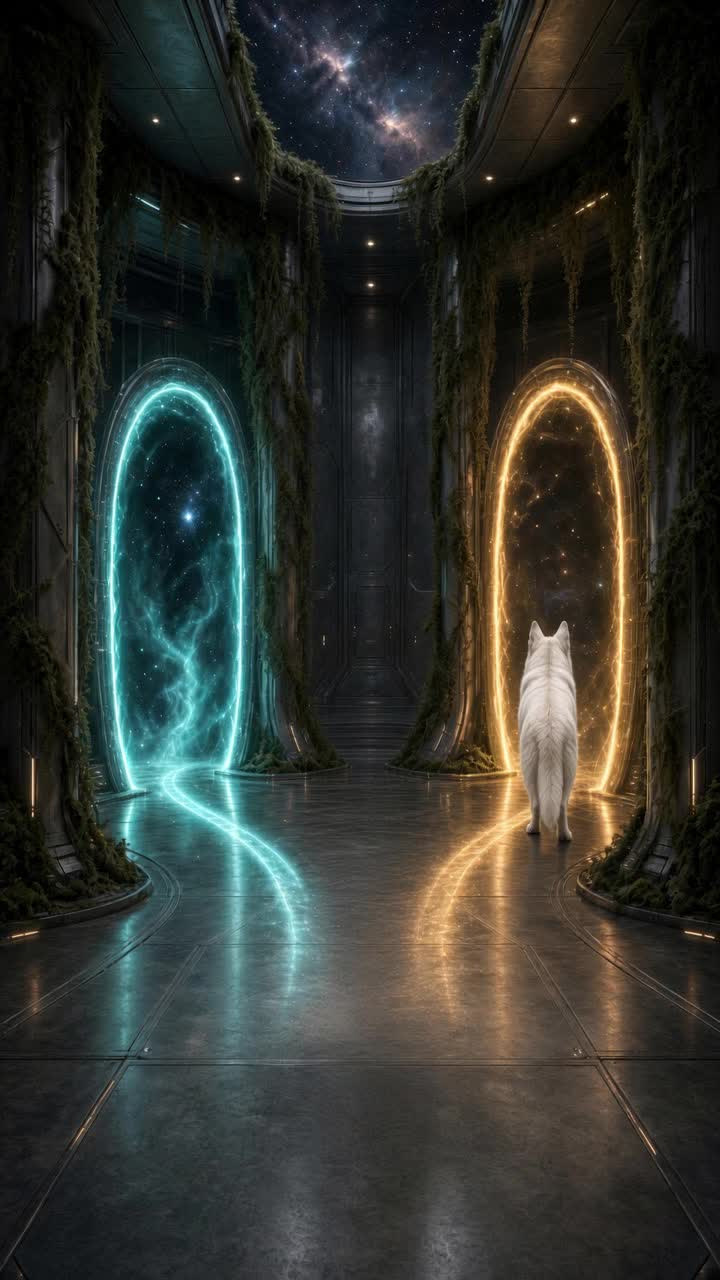
#> input picture .smoke/example-at-b-tiny/still.jpg, 720 x 1280 px
$ python -i masks_auto.py   (imports and definitions only)
#> lines starting #> are read from the running program, lines starting #| are printed output that depends on the picture; after the words box and inside, x2 and y2 are one past the last pixel; in counts of white or black regions, pixels touching at a corner belong together
### tools/common/vision_models.py
#!/usr/bin/env python3
"""Shared CPU vision models. One process loads each net once. Depth and masks
are cached on disk by the image bytes hash, so the next caller does not run the net again.

Weights live outside the git repo (default /workspace/models/vision). The module checks
free disk before a download and refuses to fill the volume.

DEFAULT_DEPTH is MoGe-2 (MIT). Depth Anything V2 Large is an explicit internal
comparison (`depth_dav2` / `load_dav2_large`). Do not write that map into a shipped
or posted output. SAM2 small + base live here too.

  python3 tools/common/vision_models.py status
  python3 tools/common/vision_models.py ensure
"""
import hashlib
import json
import os
import shutil
import sys
import time
import urllib.request

import numpy as np

HERE = os.path.dirname(os.path.abspath(__file__))
ROOT = os.path.abspath(os.path.join(HERE, "..", ".."))
WEIGHTS = os.environ.get("VISION_MODELS_DIR", "/workspace/models/vision")
SRC = os.path.join(WEIGHTS, "src")
CACHE = os.path.join(WEIGHTS, "cache")
# Leave this much free after a download. The four nets together are about 3 GB.
RESERVE_BYTES = 4 * 1024 ** 3
# Licence 2026-10-11 12:25: MoGe-2 is the default depth. Large is internal only.
DEFAULT_DEPTH = "moge-2"

# Sizes checked against the publishers (2026-10-11). A short file is not a model.
CATALOG = {
    "dav2-large": {
        "file": "depth_anything_v2_vitl.pth",
        "bytes": 1341395338,
        "url": "https://huggingface.co/depth-anything/Depth-Anything-V2-Large/resolve/main/depth_anything_v2_vitl.pth",
        "role": "depth",
    },
    "moge-2": {
        "file": "moge-2-vitl.pt",
        "bytes": 1305030700,
        "url": "https://huggingface.co/Ruicheng/moge-2-vitl/resolve/main/model.pt",
        "role": "depth",
    },
    "sam2-small": {
        "file": "sam2.1_hiera_small.pt",
        "bytes": 184416285,
        "url": "https://dl.fbaipublicfiles.com/segment_anything_2/092824/sam2.1_hiera_small.pt",
        "role": "mask",
    },
    "sam2-base": {
        "file": "sam2.1_hiera_base_plus.pt",
        "bytes": 323606802,
        "url": "https://dl.fbaipublicfiles.com/segment_anything_2/092824/sam2.1_hiera_base_plus.pt",
        "role": "mask",
    },
}

_LOADED = {}
_ORT = {}


def disk_free(path):
    probe = path if os.path.isdir(path) else os.path.dirname(path) or "/"
    os.makedirs(probe, exist_ok=True)
    return shutil.disk_usage(probe).free


def assert_space(need_bytes, path=WEIGHTS):
    free = disk_free(path)
    if free < int(need_bytes) + RESERVE_BYTES:
        raise RuntimeError(
            f"disk too low for vision weights: free {free} bytes, need {need_bytes} plus {RESERVE_BYTES} reserve"
        )
    return free


def weight_path(name):
    spec = CATALOG[name]
    return os.path.join(WEIGHTS, spec["file"])


# [14 lines left out: function status, not called in this run]


def ensure(name, download=True):
    """Return the weight path. Download only when the file is missing or short, and only if disk allows."""
    spec = CATALOG[name]
    path = weight_path(name)
    os.makedirs(WEIGHTS, exist_ok=True)
    size = os.path.getsize(path) if os.path.isfile(path) else 0
    if size == spec["bytes"]:
        return path
    if not download:
        raise FileNotFoundError(f"{name} missing at {path} ({size} bytes, expected {spec['bytes']})")
    if size and size != spec["bytes"]:
        os.remove(path)
        size = 0
    assert_space(spec["bytes"] - size, WEIGHTS)
    tmp = path + ".partial"
    print(f"download {name} -> {path}", file=sys.stderr)
    urllib.request.urlretrieve(spec["url"], tmp)
    got = os.path.getsize(tmp)
    if got != spec["bytes"]:
        os.remove(tmp)
        raise RuntimeError(f"{name} downloaded {got} bytes, expected {spec['bytes']}")
    os.replace(tmp, path)
    return path


def image_hash(path):
    h = hashlib.sha256()
    with open(path, "rb") as f:
        for chunk in iter(lambda: f.read(1 << 20), b""):
            h.update(chunk)
    return h.hexdigest()


def _cache_file(kind, model, digest, extra):
    tag = hashlib.sha256(f"{kind}|{model}|{extra}".encode()).hexdigest()[:16]
    folder = os.path.join(CACHE, digest[:2], digest)
    os.makedirs(folder, exist_ok=True)
    return os.path.join(folder, f"{kind}-{model}-{tag}.npy")


def cached_array(kind, model, image_path, extra, compute):
    """Load-once cache. compute() runs only on a miss. Returns (array, hit, seconds)."""
    digest = image_hash(image_path)
    path = _cache_file(kind, model, digest, extra)
    t0 = time.perf_counter()
    if os.path.isfile(path):
        arr = np.load(path)
        return arr, True, time.perf_counter() - t0
    arr = np.asarray(compute())
    # np.save appends ".npy" unless the name already ends with it. Write a sibling, then replace.
    tmp = path + ".writing.npy"
    np.save(tmp, arr)
    os.replace(tmp, path)
    return arr, False, time.perf_counter() - t0


def _stub_imports():
    """MoGe and Depth Anything import optional stacks this box does not have. Stub them
    before the first import so CPU load still works. Real torch stays real."""
    import types
    if "cv2" not in sys.modules:
        cv2 = types.ModuleType("cv2")
        cv2.INTER_CUBIC = 2
        cv2.INTER_AREA = 3
        cv2.COLOR_BGR2RGB = 4
        sys.modules["cv2"] = cv2
    if "torchvision" not in sys.modules:
        try:
            import torchvision  # noqa: F401
        except Exception:
            tv = types.ModuleType("torchvision")
            tr = types.ModuleType("torchvision.transforms")

            class _Compose:
                def __init__(self, steps):
                    self.steps = steps

                # [4 lines left out: function __call__, not called in this run]

            class _Resize:
                def __init__(self, size, *a, **k):
                    self.size = size

                def __call__(self, x):
                    return x

            class _Normalize:
                def __init__(self, mean, std, inplace=False):
                    self.mean = mean
                    self.std = std

                def __call__(self, x):
                    return x

            class _ToTensor:
                def __call__(self, pic):
                    return pic

            tr.Compose = _Compose
            tr.Resize = _Resize
            tr.Normalize = _Normalize
            tr.ToTensor = _ToTensor
            tv.transforms = tr
            sys.modules["torchvision"] = tv
            sys.modules["torchvision.transforms"] = tr
            sys.modules["torchvision.transforms.functional"] = types.ModuleType("torchvision.transforms.functional")
    if "huggingface_hub" not in sys.modules:
        try:
            import huggingface_hub  # noqa: F401
        except Exception:
            hub = types.ModuleType("huggingface_hub")

            def hf_hub_download(*_a, **_k):
                raise RuntimeError("vision weights are local; hub download is off")

            hub.hf_hub_download = hf_hub_download
            sys.modules["huggingface_hub"] = hub
    if "utils3d" not in sys.modules:
        try:
            import utils3d  # noqa: F401
        except Exception:
            import torch
            u = types.ModuleType("utils3d")
            pt = types.ModuleType("utils3d.pt")
            npmod = types.ModuleType("utils3d.np")

            # [9 lines left out: function intrinsics_from_focal_center, not called in this run]

            def depth_map_to_point_map(depth, intrinsics=None):
                return depth.unsqueeze(-1).expand(*depth.shape, 3).clone()

            pt.intrinsics_from_focal_center = intrinsics_from_focal_center
            pt.depth_map_to_point_map = depth_map_to_point_map
            u.pt = pt
            u.np = npmod
            sys.modules["utils3d"] = u
            sys.modules["utils3d.pt"] = pt
            sys.modules["utils3d.np"] = npmod
    if "scipy" not in sys.modules or "scipy.optimize" not in sys.modules:
        try:
            import scipy.optimize  # noqa: F401
            import scipy.signal  # noqa: F401
        except Exception:
            for name in list(sys.modules):
                if name == "scipy" or name.startswith("scipy."):
                    del sys.modules[name]
            import site
            user = site.getusersitepackages()
            if user and user not in sys.path and os.path.isdir(user):
                sys.path.append(user)
        try:
            import scipy.optimize  # noqa: F401
            import scipy.signal  # noqa: F401
        except Exception:
            scipy = types.ModuleType("scipy")
            signal = types.ModuleType("scipy.signal")

            def fftconvolve(*_a, **_k):
                raise RuntimeError("scipy is not installed; the CPU depth path does not call fftconvolve")

            signal.fftconvolve = fftconvolve
            scipy.signal = signal
            sys.modules["scipy"] = scipy
            sys.modules["scipy.signal"] = signal


def _torch():
    import torch
    torch.set_grad_enabled(False)
    return torch


# [68 lines left out: functions load_dav2_large, _prep_dav2, depth_dav2_rgb, depth_dav2, not called in this run]


def load_moge2():
    if "moge-2" in _LOADED:
        return _LOADED["moge-2"]
    _stub_imports()
    _torch()
    if SRC not in sys.path:
        sys.path.insert(0, SRC)
    from moge.model.v2 import MoGeModel
    model = MoGeModel.from_pretrained(ensure("moge-2"))
    model.eval()
    _LOADED["moge-2"] = model
    return model


def depth_moge(image_path, side=256, fov_x=None, resolution_level=0, full=False):
    """MoGe-2 metric camera-Z in metres. full=True resamples to the source pixel size."""
    def compute():
        import torch
        from PIL import Image
        model = load_moge2()
        im = Image.open(image_path).convert("RGB")
        w0, h0 = im.size
        im.thumbnail((side, side))
        rgb = np.asarray(im, np.float32) / 255.0
        tensor = torch.from_numpy(rgb.transpose(2, 0, 1).copy())
        with torch.inference_mode():
            out = model.infer(
                tensor,
                resolution_level=resolution_level,
                use_fp16=False,
                force_projection=False,
                apply_mask=False,
                fov_x=fov_x,
            )
        depth = out["depth"]
        if depth.ndim == 3:
            depth = depth[0]
        arr = depth.detach().cpu().numpy().astype(np.float32)
        if full and arr.shape != (h0, w0):
            arr = np.asarray(
                Image.fromarray(arr).resize((w0, h0), Image.Resampling.BILINEAR),
                np.float32,
            )
        return arr

    tag = f"side{side}-lv{resolution_level}-fov{fov_x}-full{int(full)}"
    return cached_array("depth", "moge-2", image_path, tag, compute)


# [5 lines left out: function load_default_depth, not called in this run]


def depth_default(image_path, side=256):
    """Cached MoGe-2 depth. Larger values are farther (metres)."""
    if DEFAULT_DEPTH != "moge-2":
        raise RuntimeError(f"default depth must stay moge-2, got {DEFAULT_DEPTH}")
    return depth_moge(image_path, side)


# [130 lines left out: functions _patch_sam2_transforms, load_sam2, mask_sam2, load_depth_session, main, not called in this run]


# [2 lines that do not run on import are left out]

### tools/terrain-from-key/masks_auto.py
"""Ground / relief / sky masks from the key image itself (no zone colour rules).

Models (licence-clean, both optional): MoGe-2 (MIT) metric depth -> ground plane fit on the near band; SAM2 (Apache)
box prompt on that plane refines the ground outline. Without weights (offline selftests) a Lab colour-cluster split is
used: clusters that own the bottom band are ground, the cluster that owns the top band and touches the top edge is sky.
Returns dict(ground, sky, relief: bool HxW, disp: float HxW 0..1 near=1, horizon: row fraction, method: str).
"""
from __future__ import annotations

import math
import os
import sys
from pathlib import Path

import numpy as np
from PIL import Image
from scipy import ndimage as ndi

HERE = Path(__file__).resolve().parent


def _lab(rgb):
    c = rgb.astype(np.float32) / 255.0
    c = np.where(c > 0.04045, ((c + 0.055) / 1.055) ** 2.4, c / 12.92)
    M = np.array([[0.4124, 0.3576, 0.1805], [0.2126, 0.7152, 0.0722], [0.0193, 0.1192, 0.9505]], np.float32)
    xyz = c @ M.T / np.array([0.9505, 1.0, 1.089], np.float32)
    f = np.where(xyz > 0.008856, np.cbrt(xyz), 7.787 * xyz + 16 / 116)
    return np.stack([116 * f[..., 1] - 16, 500 * (f[..., 0] - f[..., 1]), 200 * (f[..., 1] - f[..., 2])], -1)


def _kmeans(x, k=5, it=12, seed=0):
    rng = np.random.default_rng(seed)
    c = x[rng.choice(len(x), k, replace=False)]
    for _ in range(it):
        lab = ((x[:, None] - c[None]) ** 2).sum(2).argmin(1)
        for j in range(k):
            if (lab == j).any(): c[j] = x[lab == j].mean(0)
    return lab, c


def horizon_of(ground):
    h, w = ground.shape
    tops = [np.argmax(ground[:, x]) for x in range(int(w * 0.3), int(w * 0.7)) if ground[:, x].any()]
    return float(np.median(tops)) / h if tops else 0.5


def _clean(m, it=1):
    m = ndi.binary_opening(m, iterations=it)
    return ndi.binary_fill_holes(m)


def colour_split(rgb):
    h, w = rgb.shape[:2]
    small = np.asarray(Image.fromarray(rgb).resize((160, max(2, int(160 * h / w))), Image.Resampling.BILINEAR))
    sh, sw = small.shape[:2]
    lab, _ = _kmeans(_lab(small).reshape(-1, 3), 5)
    L = lab.reshape(sh, sw)
    bot = np.bincount(L[int(sh * 0.85):].ravel(), minlength=5) / L[int(sh * 0.85):].size
    tb = L[: max(1, int(sh * 0.22))]
    top = np.bincount(tb.ravel(), minlength=5) / tb.size
    gk = [j for j in range(5) if bot[j] > 0.15]
    sk = [j for j in range(5) if top[j] > 0.12 and j not in gk]
    ground = np.isin(L, gk)
    sky = np.isin(L, sk)
    lab_sky, _ = ndi.label(sky)
    keep = set(lab_sky[0][lab_sky[0] > 0].tolist())
    sky = np.isin(lab_sky, list(keep)) if keep else np.zeros_like(sky)
    # ground must connect to the bottom edge
    lg, _ = ndi.label(ground); kb = set(lg[-1][lg[-1] > 0].tolist())
    ground = np.isin(lg, list(kb)) if kb else ground
    up = lambda m: np.asarray(Image.fromarray(m.astype(np.uint8) * 255).resize((w, h), Image.Resampling.NEAREST)) > 127
    yy = np.linspace(1, 0, h, dtype=np.float32)[:, None] * np.ones((1, w), np.float32)
    return up(_clean(ground)), up(sky), 1.0 - yy  # disp proxy: lower = nearer


# [12 lines left out: function moge_sky, not called in this run]


def depth_split(key_path, rgb, fov_deg, use_sam=True):
    sys.path.insert(0, str(HERE.parent / "common")); sys.path.insert(0, str(HERE.parent))
    import vision_models as vm
    depth, _hit, _s = vm.depth_default(str(key_path), 256)
    d = np.asarray(depth, np.float32); dh, dw = d.shape
    fin = np.isfinite(d) & (d > 0)
    far = np.nanpercentile(d[fin], 97) if fin.any() else 1.0
    f = (dw / 2) / math.tan(math.radians(fov_deg) / 2)
    ys, xs = np.mgrid[0:dh, 0:dw].astype(np.float32)
    X = (xs - dw / 2) / f * d; Y = -(ys - dh / 2) / f * d; Z = d
    band = fin & (ys > dh * 0.35) & (d < np.nanpercentile(d[fin], 80))  # lower frame, not the far wall
    A = np.stack([X[band], Z[band], np.ones(band.sum())], 1); n = None
    best = None; rng = np.random.default_rng(0)
    tol = 0.3 + 0.05 * Z[band]
    for _ in range(400):  # RANSAC plane Y = a X + b Z + c, near-horizontal only (ground, not a wall)
        idx = rng.choice(len(A), 3, replace=False)
        try: p = np.linalg.solve(A[idx], Y[band][idx])
        except np.linalg.LinAlgError: continue
        if abs(p[0]) > 0.35 or abs(p[1]) > 0.6 or p[2] > 0: continue  # the camera stands above its ground
        inl = np.abs(A @ p - Y[band]) < tol
        if best is None or inl.sum() > best[1]: best = (p, inl.sum())
    p = best[0]
    res = np.abs(p[0] * X + p[1] * Z + p[2] - Y)
    if best is None: raise RuntimeError("no ground plane")
    ground = fin & (res < 0.3 + 0.05 * d) & (d < far)
    # sky: the colour clusters owning the top band, top-connected, AND far (or no depth)
    cg, cs, _ = colour_split(np.asarray(Image.fromarray(rgb).resize((dw, dh), Image.Resampling.BILINEAR)))
    try: sky = moge_sky(vm, key_path); sky = sky if sky.shape == d.shape else cs
    except Exception: sky = cs & ((~fin) | (d >= np.nanpercentile(d[fin], 50)))  # far != sky (the spire is far)
    lab_s, _ = ndi.label(sky); keep = set(lab_s[0][lab_s[0] > 0].tolist()); sky = np.isin(lab_s, list(keep)) if keep else sky
    lg, _ = ndi.label(_clean(ground)); kb = set(lg[-1][lg[-1] > 0].tolist()); ground = np.isin(lg, list(kb)) if kb else ground
    h, w = rgb.shape[:2]
    up = lambda m: np.asarray(Image.fromarray(m.astype(np.uint8) * 255).resize((w, h), Image.Resampling.NEAREST)) > 127
    G, S = up(ground), up(sky); method = "moge-2"
    if use_sam and G.any():
        ys_, xs_ = np.where(G); box = [float(xs_.min()), float(ys_.min()), float(xs_.max()), float(h - 1)]
        try:
            sam, _h, _s = vm.mask_sam2(str(key_path), "small", box=box); sam = np.asarray(sam).astype(bool)
            if sam.shape != G.shape: sam = up(sam)
            if (sam & G).sum() > 0.5 * G.sum(): G = G & sam; method += "+sam2"
        except Exception as e:  # SAM2 is a refinement only
            method += f" (sam2 skipped: {type(e).__name__})"
    disp = np.where(fin, 1 - np.clip(d / far, 0, 1), 0).astype(np.float32)
    disp = np.asarray(Image.fromarray((disp * 255).astype(np.uint8)).resize((w, h), Image.Resampling.BILINEAR), np.float32) / 255
    return G, S, disp, method


def auto_masks(key_path, cfg=None, offline=None):
#> called with key_path = '../../.smoke/example-at-b-tiny/still.jpg'
    cfg = cfg or {}; rgb = np.asarray(Image.open(key_path).convert("RGB"))
#> in auto_masks, rgb is the input picture: shape (1280, 720, 3); mean R, G, B 50.1, 53, 47.3
    offline = offline if offline is not None else os.environ.get("TFK_OFFLINE") == "1"
    method = "colour-cluster"
    if not offline:
        try:
            G, S, disp, method = depth_split(key_path, rgb, cfg.get("fovDeg", 48), cfg.get("sam2", "small") is not None)
        except Exception as e:
            print(f"[masks_auto] depth model unavailable ({type(e).__name__}: {str(e)[:120]}); colour-cluster fallback")
            G, S, disp = colour_split(rgb); method = "colour-cluster (fallback)"
#> in _lab, `return np.stack([116 * f[..., 1] - 16, 500 * (f[..., 0] - f[..., 1]), ..`:
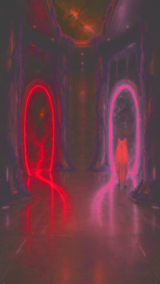
#> returned value: shape (284, 160, 3) float32; mean of channels 0, 1, 2 21.3, -1.5, 3.1; drawn with min black and max white
#> in _kmeans, `c = x[rng.choice(len(x), k, replace=False)]`: c = [[16.21, 3.33, 14.22], [81.43, -24.64, -7.25], [11.22, -3.44, 7.16], [12.23, -3.22, 6.48], [23.04, -0.447, 2.66]]
#> after the loop in _kmeans, `for _ in range(it):`: c = [[53.51, 8.72, 26.19], [65.12, -18.85, -6.57], [7.41, -1.22, 0.959], [21.16, 0.777, 6.36], [31.87, -4.99, -2.74]]
#> in colour_split, `L = lab.reshape(sh, sw)`:
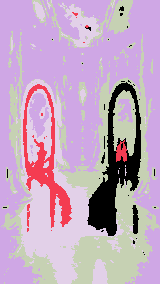
#> L: shape (284, 160) int64; 5 distinct labels, from 0 to 4; one colour per label, 0 black
#> in colour_split, `bot = np.bincount(L[int(sh * 0.85):].ravel(), minlength=5) / L[int(sh ..`: bot = [0.00116, 0, 0.264, 0.475, 0.26]
#> in colour_split, `tb = L[: max(1, int(sh * 0.22))]`:
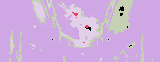
#> tb: shape (62, 160) int64; 5 distinct labels, from 0 to 4; one colour per label, 0 black
#> in colour_split, `top = np.bincount(tb.ravel(), minlength=5) / tb.size`: top = [0.00454, 0.00242, 0.761, 0.139, 0.0927]
#> in colour_split, `gk = [j for j in range(5) if bot[j] > 0.15]`: gk = [2, 3, 4]
#> in colour_split, `sk = [j for j in range(5) if top[j] > 0.12 and j not in gk]`: sk = []
#> in colour_split, `ground = np.isin(L, gk)`:
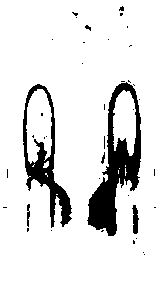
#> ground: shape (284, 160) bool; 88.2% white; 40 black regions (34 under 20 px), largest, box (x1, y1, x2, y2) and area: (87, 82, 141, 236) 3119, (23, 84, 72, 228) 1892, (132, 205, 139, 234) 135, (27, 204, 30, 227) 51, (101, 152, 105, 164) 24, (85, 25, 91, 31) 20
#> in colour_split, `keep = set(lab_sky[0][lab_sky[0] > 0].tolist())`: keep = 0 items
#> in colour_split, `lg, _ = ndi.label(ground)`:
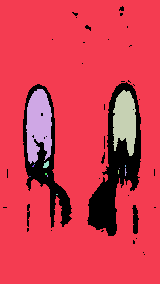
#> lg: shape (284, 160) int32; 16 distinct labels, from 0 to 15; one colour per label, 0 black
#> in colour_split, `kb = set(lg[-1][lg[-1] > 0].tolist())`: kb = 1 item
#> after `G, S, disp = colour_split(rgb)`:
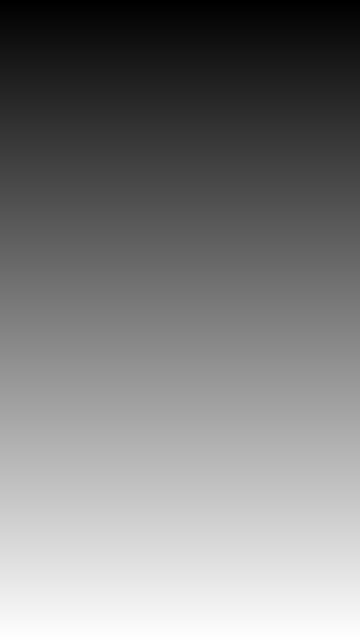
#> disp: shape (1280, 720) float32 (shown at 1/2 size); min 0, max 1, mean 0.5
    else:
        G, S, disp = colour_split(rgb)
    R = ~G & ~S
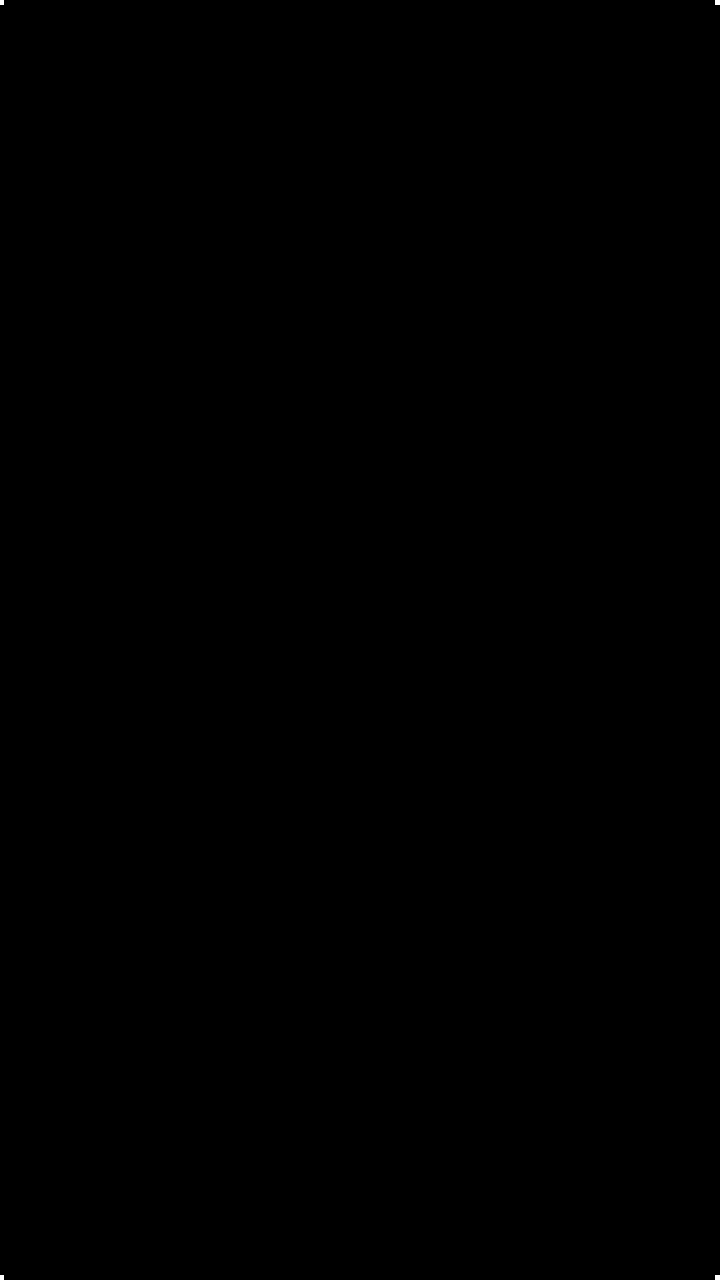
#> R: shape (1280, 720) bool; 0.01% white; 4 white regions, box (x1, y1, x2, y2) and area: (715, 0, 720, 5) 25, (715, 1275, 720, 1280) 25, (0, 0, 4, 5) 20, (0, 1275, 4, 1280) 20
    return dict(ground=G, sky=S, relief=R, disp=disp, horizon=horizon_of(G), method=method, rgb=rgb)
#> in horizon_of, `tops = [np.argmax(ground[:, x]) for x in range(int(w * 0.3), int(w * 0..`: tops = 287 values from 0 to 0

>>> result = auto_masks('../../.smoke/example-at-b-tiny/still.jpg')
#> result = 7 items
